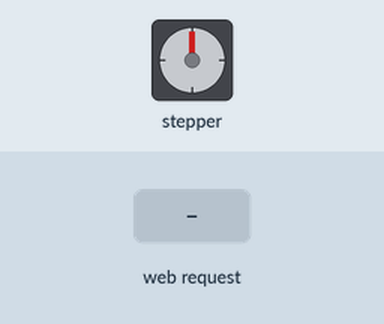
Simulated run of this sketch. Board: ESP32. Parts: stepper motor. Inputs (shaded band) come from the test bench. WiFi joins after 1.5 s; servers stay silent unless stated; stepper angles assume 500 steps per turn; what the sketch prints to the serial monitor is not drawn.

Above: at 5.2 s.
5.3 s: HTTP request GET /getGirar received
At 5.75 s:
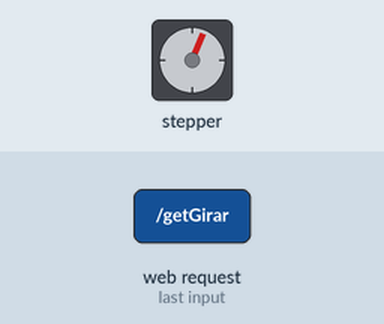
At 8.8 s:
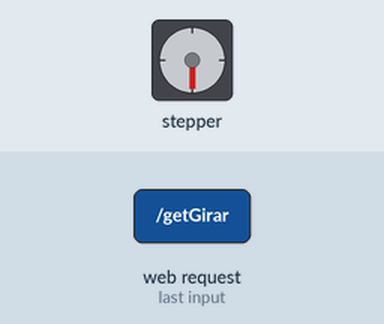
9.8 s: HTTP request GET /getGirar received
At 10.25 s:
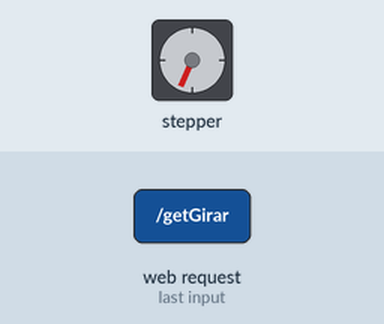
Timing chart, 0 to 13.8 s (numbered marks = the images above; inputs shaded):
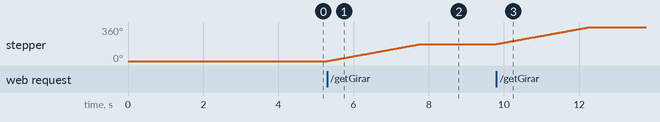

Measured:
- after the input at 5.3 s, stepper: turns 180° clockwise in 2.5 s, starting at once
- after the input at 9.8 s, stepper: turns 180° clockwise in 2.5 s, starting at once

The sketch:

esp32.ino
```cpp
#include <Wire.h>
#include <WiFi.h>
#include <HTTPClient.h>
#include <Stepper.h>

int counterConnection = 0;
bool distanciaEnable = true;
bool motorEnable = true;

// Definiciones para el sensor ultrasónico HC-SR04
const int trigPin = 2;
const int echoPin = 15;

unsigned long lastReadTime = 0;
const unsigned long readInterval = 2000; // Lectura de sensores cada 2000 milisegundos (2 segundos)

const int stepsPerRevolution = 500;
Stepper myStepper(stepsPerRevolution, 18, 19, 12, 13);  // Usando D35 (GPIO35) como TRIG y D34 (GPIO34) como ECHO

float distance;  // Declarar la variable a nivel global


unsigned long previousMillis = 0;
const long interval = 1000;  // Actualiza cada 1 segundo

const char* ssid = "TotalplayLH_2.4Gnormal";
const char* password = "65028912Lg";

WiFiServer server(8080);
WiFiClient client;
String serverAddress = "http://192.168.0.6:8080/";

String request;

void setup() {

  myStepper.setSpeed(12);  // Velocidad del motor en rpm
  Serial.begin(9600);

/********************* CONEXIÓN A UNA RED WIFI ***********************/
  WiFi.begin(ssid,password);

  while (WiFi.status() != WL_CONNECTED && counterConnection < 10) {
    delay(500);
    Serial.print(".");
    counterConnection++;
  }

  if (counterConnection < 10) {
    IPAddress ip(192,168,100,5);
    IPAddress gateway(192,168,100,1);
    IPAddress subnet(255,255,255,0);
    WiFi.config(ip, gateway, subnet);

    Serial.println("");
    Serial.println("Conectado al WiFi");

    server.begin();
    Serial.print("API ESP32 desplegado en la ip 'http://");
    Serial.print(WiFi.localIP());
    Serial.println(":80'");
  } else {
    Serial.println("");
  }
/**********************************************************************/


  delay(2500);
}

void loop() {
  int result = handleWebRequests();
/*
  unsigned long currentTime = millis();

  if (currentTime - lastReadTime >= readInterval) {

    if (distanciaEnable) float distanciaValue = readDistance();

    if (motorEnable) int motorValue = abrirCompuerta();

    lastReadTime = currentTime;
  }
*/

}
// Función para leer la distancia del sensor HCSR-04
float readDistance() {
  pinMode(trigPin, OUTPUT);
  pinMode(echoPin, INPUT);

  // Medir la distancia con el sensor ultrasónico
  digitalWrite(trigPin, LOW);
  delayMicroseconds(2);
  digitalWrite(trigPin, HIGH);
  delayMicroseconds(10);
  digitalWrite(trigPin, LOW);
  long duration = pulseIn(echoPin, HIGH);
  distance = duration / 58.2; // Convertir a centímetros

  Serial.println("Distancia del sensor: " + String(distance) + " cm");
  return distance;
}

int abrirCompuerta() {
  int stepsToMove = (180.0 / 360.0) * stepsPerRevolution;
  myStepper.step(stepsToMove);
  Serial.println("Moviendo el motor en sentido horario");

  return stepsToMove;
}

int handleWebRequests() {
  client = server.available();

  if (!client) return 0;

  Serial.println("Nuevo cliente");
  String buffer = "";
  while (client.connected()) {
    if (client.available()) {
      request = client.readStringUntil('\r');

      if (request.indexOf("GET /getDistance") != -1) {
        if (distanciaEnable) sendHTTPResponse(String(readDistance()));
        else sendHTTPResponse("Not Enable");
      }

      else if (request.indexOf("GET /getGirar") != -1) {
        if (motorEnable) sendHTTPResponse("Girar: " + String(abrirCompuerta()));
        else sendHTTPResponse("Not Enable");
      }
      else if (request.indexOf("GET /distance") != -1) {
        buffer = (distanciaEnable) ? "habilitada." : "deshabilitada.";
        sendHTTPResponse("Senseo de temperatura " + buffer);
      }
      else {
        sendHTTPResponse("Comando GET no reconocido");
        return 0;
      }

      client.flush();
      delay(100);
      break;
    }
  }

  client.stop();

  return 1;
}

// UNUSED
String formatDistanceData(float value) {
  return "distance=" + String(value);
}

// UNUSED
int sendSensorsData(String &data) {
  if (WiFi.status() != WL_CONNECTED)
    WiFi.begin(ssid, password);

  HTTPClient http;

  http.begin(serverAddress);
  http.addHeader("Content-Type", "application/x-www-form-urlencoded");

  int httpResponseCode = http.POST(data);
  http.end();

  return httpResponseCode > 0;
}

void sendHTTPResponse(String content) {
  client.println("HTTP/1.1 200 OK");
  client.println("Content-Type: text/plain");
  client.println("Connection: close");
  client.println();
  client.println(content);
  client.println();
}
```
